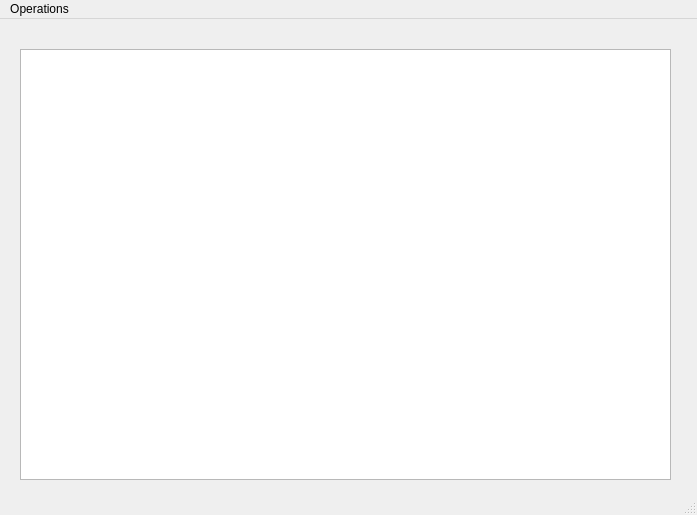
<?xml version="1.0" encoding="UTF-8"?>
<ui version="4.0">
 <class>BibliographieInterface</class>
 <widget class="QMainWindow" name="BibliographieInterface">
  <property name="geometry">
   <rect>
    <x>0</x>
    <y>0</y>
    <width>697</width>
    <height>515</height>
   </rect>
  </property>
  <property name="windowTitle">
   <string>BibliographieInterface</string>
  </property>
  <widget class="QWidget" name="centralwidget">
   <widget class="QTextEdit" name="affichageBiblio">
    <property name="geometry">
     <rect>
      <x>20</x>
      <y>30</y>
      <width>651</width>
      <height>431</height>
     </rect>
    </property>
   </widget>
  </widget>
  <widget class="QMenuBar" name="menubar">
   <property name="geometry">
    <rect>
     <x>0</x>
     <y>0</y>
     <width>697</width>
     <height>22</height>
    </rect>
   </property>
   <widget class="QMenu" name="menuOperations">
    <property name="title">
     <string>Operations</string>
    </property>
    <widget class="QMenu" name="menuAjouter_une_reference">
     <property name="title">
      <string>Ajouter une reference</string>
     </property>
     <addaction name="actionOuvrage"/>
     <addaction name="actionJournal"/>
    </widget>
    <addaction name="menuAjouter_une_reference"/>
    <addaction name="actionSupprimer_une_reference"/>
    <addaction name="actionQuitter"/>
   </widget>
   <addaction name="menuOperations"/>
  </widget>
  <widget class="QStatusBar" name="statusbar"/>
  <action name="actionSupprimer_une_reference">
   <property name="text">
    <string>Supprimer une reference</string>
   </property>
  </action>
  <action name="actionQuitter">
   <property name="text">
    <string>Quitter</string>
   </property>
  </action>
  <action name="actionOuvrage">
   <property name="text">
    <string>Ouvrage</string>
   </property>
  </action>
  <action name="actionJournal">
   <property name="text">
    <string>Journal</string>
   </property>
  </action>
 </widget>
 <resources/>
 <connections>
  <connection>
   <sender>actionQuitter</sender>
   <signal>triggered()</signal>
   <receiver>BibliographieInterface</receiver>
   <slot>close()</slot>
   <hints>
    <hint type="sourcelabel">
     <x>-1</x>
     <y>-1</y>
    </hint>
    <hint type="destinationlabel">
     <x>399</x>
     <y>299</y>
    </hint>
   </hints>
  </connection>
  <connection>
   <sender>actionOuvrage</sender>
   <signal>triggered()</signal>
   <receiver>BibliographieInterface</receiver>
   <slot>dialogOuvrage()</slot>
   <hints>
    <hint type="sourcelabel">
     <x>-1</x>
     <y>-1</y>
    </hint>
    <hint type="destinationlabel">
     <x>399</x>
     <y>299</y>
    </hint>
   </hints>
  </connection>
  <connection>
   <sender>actionJournal</sender>
   <signal>triggered()</signal>
   <receiver>BibliographieInterface</receiver>
   <slot>dialogJournal()</slot>
   <hints>
    <hint type="sourcelabel">
     <x>-1</x>
     <y>-1</y>
    </hint>
    <hint type="destinationlabel">
     <x>399</x>
     <y>299</y>
    </hint>
   </hints>
  </connection>
  <connection>
   <sender>actionSupprimer_une_reference</sender>
   <signal>triggered()</signal>
   <receiver>BibliographieInterface</receiver>
   <slot>dialogSupprimer()</slot>
   <hints>
    <hint type="sourcelabel">
     <x>-1</x>
     <y>-1</y>
    </hint>
    <hint type="destinationlabel">
     <x>348</x>
     <y>257</y>
    </hint>
   </hints>
  </connection>
 </connections>
 <slots>
  <slot>dialogOuvrage()</slot>
  <slot>dialogJournal()</slot>
  <slot>dialogSupprimer()</slot>
 </slots>
</ui>
